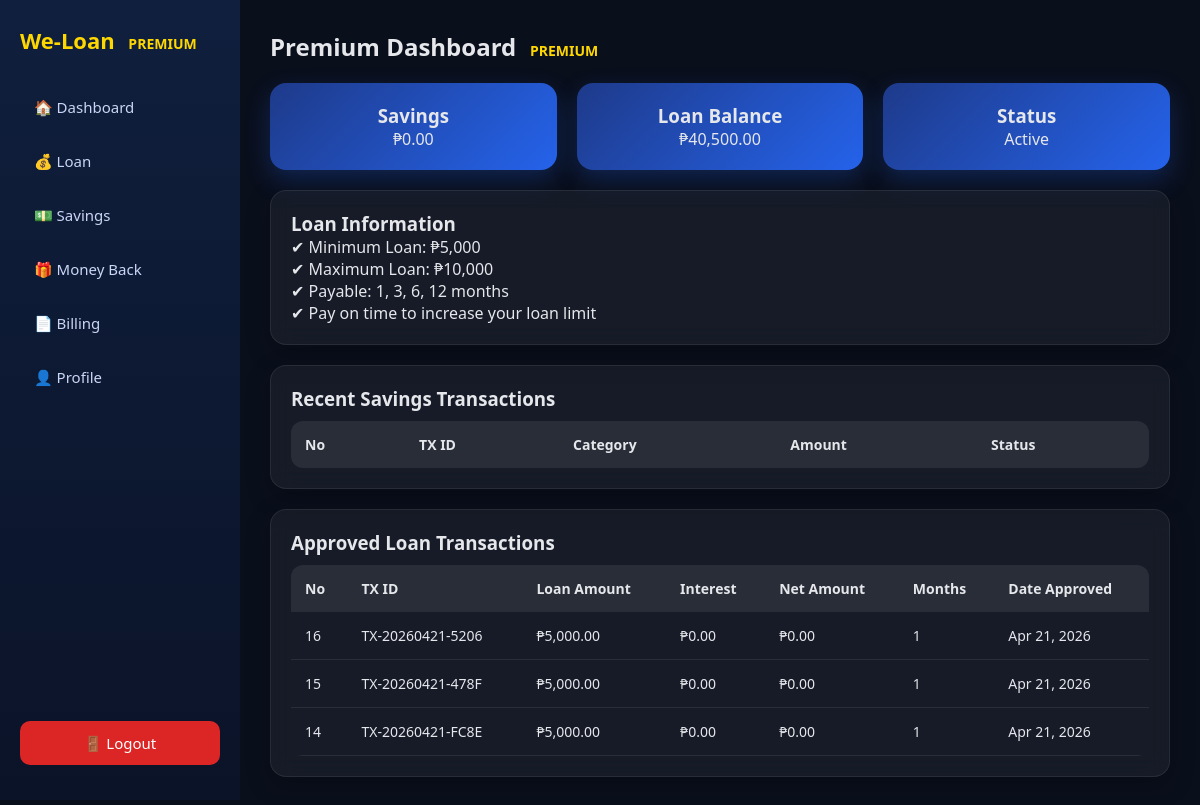
/premium_user/premium_dashboard.php (signed in), run on the app's committed database.
### tables this page shows
CREATE TABLE `users` (
  `id` int(11) NOT NULL,
  `username` varchar(255) NOT NULL COMMENT 'Username or email',
  `email` varchar(255) NOT NULL,
  `password_hash` varchar(255) NOT NULL,
  `account_type` enum('basic','premium') NOT NULL DEFAULT 'basic',
  `name` varchar(255) NOT NULL,
  `address` text NOT NULL,
  `gender` enum('male','female','other') DEFAULT NULL,
  `birthday` date NOT NULL,
  `age` int(11) DEFAULT 0 COMMENT 'Computed from birthday',
  `phone` varchar(11) NOT NULL COMMENT 'PH format 09xxxxxxxxx',
  `bank_name` varchar(255) NOT NULL,
  `bank_account` varchar(50) NOT NULL,
  `account_holder` varchar(255) NOT NULL,
  `tin` varchar(20) NOT NULL,
  `company_name` varchar(255) NOT NULL,
  `company_address` text NOT NULL,
  `company_phone` varchar(11) NOT NULL,
  `position` varchar(255) NOT NULL,
  `monthly_earnings` decimal(10,2) NOT NULL,
  `proof_billing_path` varchar(500) DEFAULT NULL,
  `valid_id_path` varchar(500) DEFAULT NULL,
  `coe_path` varchar(500) DEFAULT NULL,
  `status` enum('pending','active','disabled') DEFAULT 'pending',
  `verified` tinyint(1) DEFAULT 0,
  `savings_balance` decimal(10,2) DEFAULT 0.00,
  `current_loan_amount` decimal(10,2) DEFAULT 0.00,
  `max_loan_amount` decimal(10,2) DEFAULT 10000.00 COMMENT 'Increases gradually up to 50000',
  `max_tenure_months` int(11) DEFAULT 12,
  `last_savings_activity` date DEFAULT NULL,
  `created_at` timestamp NOT NULL DEFAULT current_timestamp(),
  `updated_at` timestamp NOT NULL DEFAULT current_timestamp() ON UPDATE current_timestamp()
);

CREATE TABLE `loan_transactions` (
  `no` int(11) NOT NULL,
  `tx_id` varchar(20) NOT NULL COMMENT 'Random unique e.g. LN-YYYYMMDD-XXXX',
  `user_id` int(11) NOT NULL,
  `type` enum('apply','increase') NOT NULL,
  `amount` decimal(10,2) DEFAULT NULL,
  `tenure_months` int(11) DEFAULT NULL,
  `status` enum('pending','approved','rejected') DEFAULT 'pending',
  `admin_note` text DEFAULT NULL,
  `created_at` timestamp NOT NULL DEFAULT current_timestamp()
);

### premium_user/premium_dashboard.php (the view, shortened to what this page needs)
<?php
require_once __DIR__ . '/../db_connect_new.php';
$user_id = $_SESSION['user_id'];
$stmt = $pdo->prepare("SELECT * FROM users WHERE id=?");
$stmt->execute([$user_id]);
$user = $stmt->fetch();
$savings = $user['savings_balance'];
$loan = $user['current_loan_amount'];
$loanTransactions = $pdo->prepare("
    SELECT * FROM loan_transactions
    WHERE user_id=? AND status='approved'
    ORDER BY no DESC LIMIT 5
");
$loanTransactions->execute([$user_id]);
?>
<!DOCTYPE html>
<html>
<head>
<link rel="stylesheet" href="premiumdb.css">
</head>
<body>
<div class="container">
<?php include 'sidebar.php'; ?>
<div class="main">
<h2>Premium Dashboard</h2>
<div class="cards">
<div class="card-box">
<h3>Savings</h3>
<p>₱<?php echo number_format($savings,2); ?></p>
</div>
<div class="card-box">
<h3>Loan Balance</h3>
<p>₱<?php echo number_format($loan,2); ?></p>
</div>
<div class="card-box">
<h3>Status</h3>
<p><?php echo ucfirst($user['status']); ?></p>
</div>
</div>
<div class="card">
<h3>Loan Information</h3>
<p>✔ Minimum Loan: ₱5,000</p>
<p>✔ Maximum Loan: ₱10,000</p>
<p>✔ Payable: 1, 3, 6, 12 months</p>
<p>✔ Pay on time to increase your loan limit</p>
</div>
<div class="card">
<h3>Recent Savings Transactions</h3>
<table>
<tr>
<th>No</th>
<th>TX ID</th>
<th>Category</th>
<th>Amount</th>
<th>Status</th>
</tr>
</table>
</div>
<div class="card">
<h3>Approved Loan Transactions</h3>
<table>
<tr>
<th>No</th>
<th>TX ID</th>
<th>Loan Amount</th>
<th>Interest</th>
<th>Net Amount</th>
<th>Months</th>
<th>Date Approved</th>
</tr>
<?php foreach($loanTransactions as $l): ?>
<tr>
<td><?= $l['no'] ?></td>
<td><?= $l['tx_id'] ?></td>
<td>₱<?= number_format($l['amount'],2) ?></td>
<td>₱<?= number_format($l['interest'],2) ?></td>
<td>₱<?= number_format($l['net_amount'],2) ?></td>
<td><?= $l['tenure_months'] ?></td>
<td><?= date("M d, Y", strtotime($l['created_at'])) ?></td>
</tr>
<?php endforeach; ?>
</table>
</div>
</div>
</div>
</body>
</html>

### premium_user/premiumdb.css (style rules this page uses)
* { margin: 0; padding: 0; box-sizing: border-box; }
body { font-family: 'Segoe UI', Arial, sans-serif; background: #0a0f1c; color: #e5e7eb; }
.container { display: flex; }
.main { margin-left: 240px; padding: 30px; width: calc(100% - 240px); }
h2 { margin-bottom: 20px; font-weight: 600; }
h2::after { content: " PREMIUM"; color: gold; font-size: 14px; margin-left: 10px; }
.card { background: rgba(255, 255, 255, 0.05); border-radius: 16px; padding: 20px; margin-top: 20px; backdrop-filter: blur(10px); border: 1px solid rgba(255,255,255,0.08); box-shadow: 0 8px 25px rgba(0,0,0,0.25); }
.cards { display: flex; gap: 20px; flex-wrap: wrap; }
.card-box { flex: 1; min-width: 220px; padding: 20px; border-radius: 16px; text-align: center; background: linear-gradient(135deg, #1e3a8a, #2563eb); box-shadow: 0 10px 25px rgba(37,99,235,0.25); transition: 0.3s; }
table { width: 100%; border-collapse: collapse; margin-top: 10px; border-radius: 12px; overflow: hidden; }
th { text-align: left; padding: 14px; font-size: 14px; background: rgba(255,255,255,0.08); }
td { padding: 14px; font-size: 14px; border-bottom: 1px solid rgba(255,255,255,0.08); }

### data on the page
users: savings_balance "0.00", current_loan_amount "40,500.00", status "Active"
loan_transactions: no "16", tx "TX-20260421-5206", amount "5,000.00", interest "0.00", net_amount "0.00", tenure_months "1", created_at "Apr 21, 2026"
loan_transactions: no "15", tx "TX-20260421-478F", amount "5,000.00", interest "0.00", net_amount "0.00", tenure_months "1", created_at "Apr 21, 2026"
loan_transactions: no "14", tx "TX-20260421-FC8E", amount "5,000.00", interest "0.00", net_amount "0.00", tenure_months "1", created_at "Apr 21, 2026"
